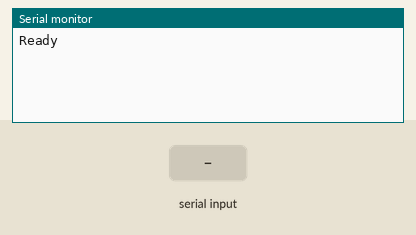
A sketch run on a simulated Arduino Mega 2560, built with avr-gcc and run on an emulated ATmega2560. Parts: the last lines printed to the serial monitor. Inputs (shaded band) come from the test bench.

Above: at 3.2 s.
3.3 s: "1" received over the second serial link
At 5.1 s:
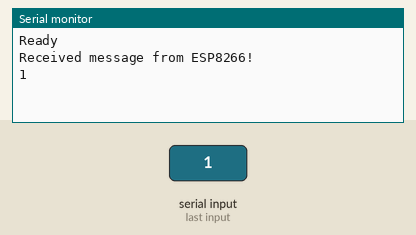
5.8 s: "0" received over the second serial link
At 7.2 s:
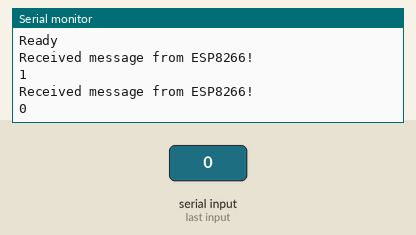
7.3 s: "2" received over the second serial link
At 9.3 s:
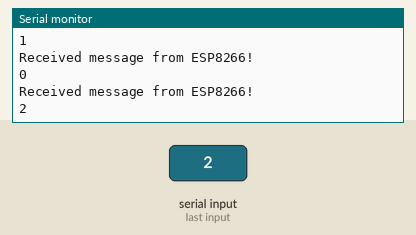

The sketch:

arduino_code.ino
```cpp
void setup() {
  // put your setup code here, to run once:
  Serial.begin(115200);
  Serial1.begin(115200);
  delay(2000);
  Serial.println("Ready");
}

void loop() {
    String s = "";
    boolean t = false;
    while(Serial1.available()) {
       s = Serial1.readString();
       t = true;
    }

    if (t){
      Serial.println("Received message from ESP8266!");
      Serial.println(s);
    }
}
```

Measured:
- after the input at 3.3 s, the serial monitor: prints a new line after 1.0 s (image 1)
- after the input at 5.8 s, the serial monitor: prints a new line after 1.0 s (image 2)
- after the input at 7.3 s, the serial monitor: prints a new line after 1.0 s (image 3)
